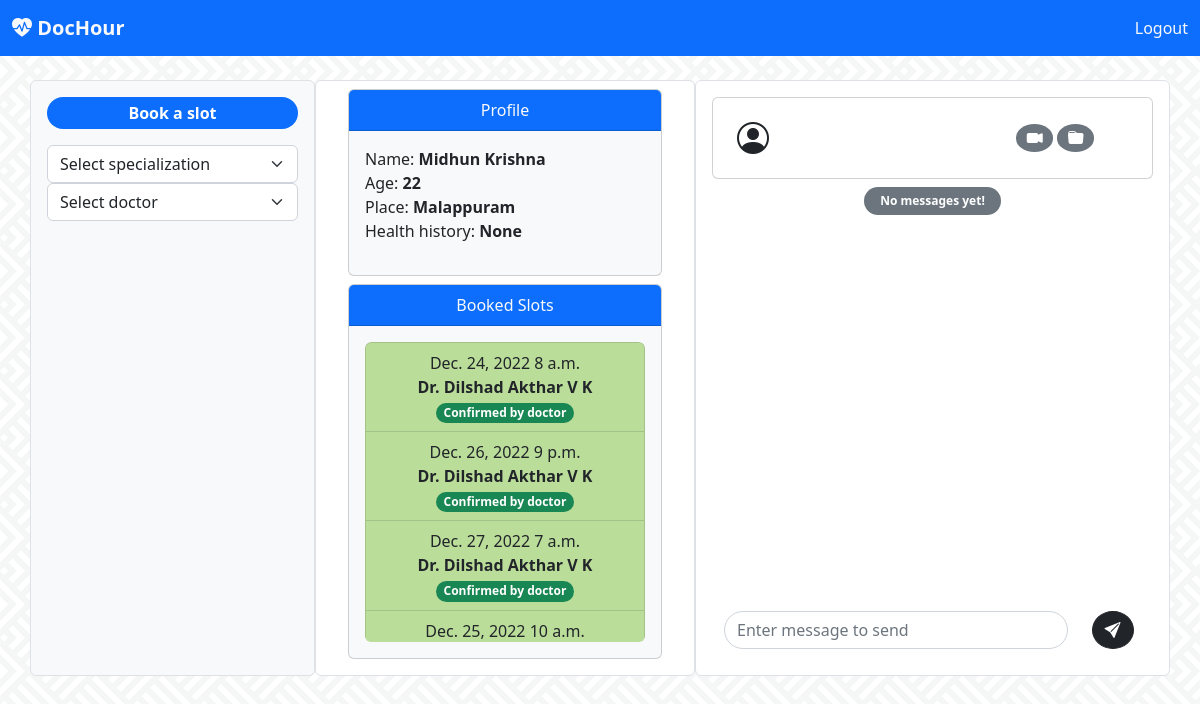
Before: /client/client_home/ (signed in) with the older database file.
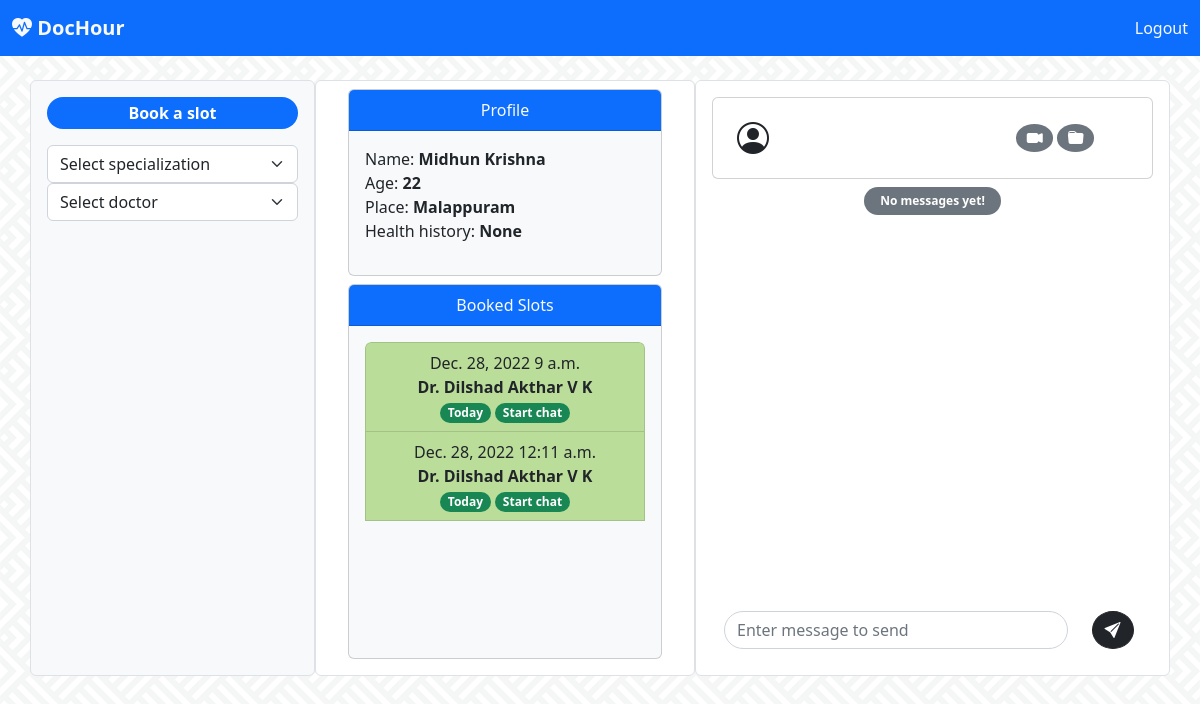
After: the same page with the newer database file.
### client/models.py (models this page shows, shortened)
class Client(models.Model):
    user = models.OneToOneField(User, on_delete=models.CASCADE)
    place = models.CharField(max_length=100)
    age = models.IntegerField()
    health_history = models.CharField(max_length=250)

### doctor/models.py (models this page shows, shortened)
class Schedule(models.Model):
    doc = models.ForeignKey(Doctor, on_delete=models.CASCADE)
    date = models.DateField()
    start_time = models.TimeField()
    taken = models.ForeignKey(Client, related_name='taken', on_delete=models.CASCADE, null=True, blank=True)
    confirmed = models.BooleanField(default=False)
    cancelled = models.ForeignKey(Client, related_name='cancelled', on_delete=models.CASCADE, null=True, blank=True)

class Doctor(models.Model):
    user = models.OneToOneField(User, on_delete=models.CASCADE)
    hospital = models.CharField(max_length=120)
    location = models.CharField(max_length=100)
    specialization = models.ForeignKey(Specialization, on_delete=models.CASCADE)

### client/views.py (the view)
# urls.py: url(r'client_home/', views.client_home, name='client_home'),
def client_home(request):
    client = Client.objects.get(user=request.user)
    today = Schedule.objects.filter(taken=client, date = dt.today())
    booked = Schedule.objects.filter(taken=client)
    cancelled = Schedule.objects.filter(cancelled=client)
    spec = Specialization.objects.all()
    return render(request,'client/client-home.html', context={'client': client, 'booked':booked,'cancelled':cancelled, 'spec':spec, 'today': today})

### templates/client/client-home.html (shortened to what this page needs)
<!doctype html>
<html lang="en">
  <head>
    <link rel="stylesheet" href="https://cdn.jsdelivr.net/npm/bootstrap-icons@1.10.2/font/bootstrap-icons.css">
    <link href="https://cdn.jsdelivr.net/npm/bootstrap@5.2.3/dist/css/bootstrap.min.css" rel="stylesheet">
  </head>
  <body style="background-image: url('../../../static/images/bg.webp');background-repeat: repeat; background-position: center; ">
    <nav class="navbar navbar-expand-lg fixed-top bg-primary">
        <div class="container-fluid">
          <div class="collapse navbar-collapse" id="navbarTogglerDemo01">
            <a class="navbar-brand" href="#"><b class="bi bi-heart-pulse-fill text-light">
                DocHour</b></a>
            <div>
                    <a class="nav-link active text-light" aria-current="page" href="{% url 'doctor:user_logout' %}">Logout</a>
            </div>
          </div>
        </div>
      </nav>
      <nav class="navbar bg-light">
        <div class="container-fluid">
          <a class="navbar-brand" href="#">
            <b class="bi bi-heart-pulse-fill text-danger">
            DocHour</b>
          </a>
        </div>
      </nav>
      <br>
      <div class="container">
      <div class="row">
        <div class="col-sm-3 mx-auto p-3 border bg-light rounded">
          <p class="bg-primary rounded-pill text-white text-center p-1"><b>Book a slot</b></p>
          <form action="{% url 'client:client_home_spec' %}" method="post">
          <select class="form-select" aria-label="Default select example" onchange="this.form.submit()" name="spec">
            <option selected>{% if spec_sel %}{{spec_sel}}{% else %} Select specialization {% endif %}</option>
          </select>
        </form>
        <form action="{% url 'client:client_home_doc' %}" method="post">
          <select class="form-select" aria-label="Default select example"  onchange="this.form.submit()" name="doc">
            <option selected>{% if doctor %}{{doctor.user.first_name}} {{doctor.user.last_name}}{% else %} Select doctor {% endif %}</option>
          </select>
        </form>
        <br>
        <ul class="list-group text-start"  style="overflow-y: auto; height:400px">
          <br>
        </ul>
        </div>
        <div class="col-sm-4 mx-auto px-4 py-2 text-center rounded border bg-white" >
          <div class="card mx-2 bg-light">
            <div class="card-header bg-primary text-light">
              Profile
            </div>
          <p class="text-start p-3">
          Name: <b>{{client.user.first_name}} {{client.user.last_name}}</b><br>
          Age: <b> {{client.age}} </b><br>
          Place: <b>{{client.place}} </b><br>
          Health history: <b>{{client.health_history}}</b></p>
          </div>
          <div class="card m-2 bg-light">
            <div class="card-header bg-primary text-light">Booked Slots</div>
              <div class="card-body">
                <ul class="list-group text-start"  style="overflow-y: auto; height:300px">
                  {% for slot in booked %}
                  {% if slot.confirmed %}<li class="list-group-item text-center" style="background-color: rgb(187, 221, 154);">{{slot.date}} {{slot.start_time}} <br> <b>Dr. {{slot.doc.user.first_name}} {{slot.doc.user.last_name}}</b> <br>
                    {% if slot in today%}<span class="badge rounded-pill bg-success">  Today </span>
                    <a href="{% url 'client:client_home_chat' slot.id %}"><span class="badge rounded-pill bg-success">  Start chat </span></a>
                    {% else %}
                    <span class="badge rounded-pill bg-success"> Confirmed by doctor </span>{% endif %}</li>
                  {% else %}<li class="list-group-item text-center"  style="background-color: rgb(228, 233, 182);">{{slot.date}} {{slot.start_time}} <br> <b> Dr. {{slot.doc.user.first_name}} {{slot.doc.user.last_name}}</b> <br> <span class="badge rounded-pill bg-warning text-dark">waiting for confirmation</span></li>
                  {% endif %}
                  {% endfor %}
                  <br>
                </ul>
              </div>
            </div>
      </div>
        <div class="col-sm-5 mx-auto p-3 border bg-white rounded">
            <div class="card mb-2">
                <div class="row  p-3">
                <div class="col-sm-2 text-center my-auto">
                    <i class="bi bi-person-circle fs-2"></i>
                </div>
                <div class="col-sm-9 my-auto">
                  <div class="row">
                    <div class="col-8">
                    </div>
                    <div class="col-4 my-auto">
                      <span class="badge text-bg-secondary rounded-circle fs-6"> <i class="bi bi-camera-video-fill"></i></span>
                      <span class="badge text-bg-secondary rounded-circle fs-6"> <i class="bi bi-folder-fill"></i> </span>
                    </div>
                  </div>
                </div>
                </div>
            </div>
        <div class="px-3" style="overflow-y: auto; height:400px" id="msgbox">
          {% for m in msgs %}
          {% if doctor == 0 %}
          <p class="text-center"><span class="badge bg-secondary p-2 rounded-pill mt-4">{{msgs.0}}</span></p>
          {% else %}
          {% if not m.sender.is_staff %}
          <div class="dropdown text-end">
            <small><small><small>{{m.datetime}}</small></small></small><br>
            <button class="dropdown-toggle bg-dark text-light badge rounded-pill" type="button" data-bs-toggle="dropdown" aria-expanded="false">
              {{m.message}}
            </button>
            <ul class="dropdown-menu text-center text-dark">
              <form action="{% url 'client:delete_msgs' %}" method="post">
                {% csrf_token %}
              <input type="hidden" name="msg" value="{{m.id}}">
              <input type="hidden" name="slot" value="{{slot.id}}">
              <button type="submit" class="btn">Delete message</button>
            </form>
            </ul>
          </div>
            {% else %}
            <div class=""><small><small><small>{{m.datetime}}</small></small></small><br><span class="badge text-bg-secondary  rounded-pill px-3 py-2">{{m.message}}</span></div>
            {% endif %}
            {% endif %}
          {% empty %}
          <p class="text-center"><span class="badge rounded-pill text-bg-secondary px-3 py-2">{% if client %} No messages yet! {% else %} Select a client to start chat. {% endif %}</span></p>
          {% endfor %}
        </div>
        <div class="row mt-4 mx-auto">
          {% if doctor != 0 %}
          <div class="col-10">
            <form action="{% url 'client:client_home_send' %}" method="post">
              <input class="form-control rounded-pill" name="message" type="text" placeholder="Enter message to send" aria-label="Enter message to send" onformchange="this.form.submit(); " autofocus>
          </div>
          <div class="col-2">
              <button type="submit" class="rounded-circle btn btn-dark mr-0"><i class="bi bi-send-fill"></i></button>
          </div>
        {% endif %}
        </div>
        </div>
      </div>
      </div>
  </body>
</html>

Changed rows visible on the page:
removed Schedule: date "Dec. 24, 2022", start_time "8 a.m.", doc.user.first_name "Dilshad", doc.user.last_name "Akthar V K", shows "Confirmed by doctor"
removed Schedule: date "Dec. 26, 2022", start_time "9 p.m.", doc.user.first_name "Dilshad", doc.user.last_name "Akthar V K", shows "Confirmed by doctor"
removed Schedule: date "Dec. 27, 2022", start_time "7 a.m.", doc.user.first_name "Dilshad", doc.user.last_name "Akthar V K", shows "Confirmed by doctor"
removed Schedule: date "Dec. 25, 2022", start_time "10 a.m."
now on this page (row edited): Schedule: date "Dec. 28, 2022", start_time "9 a.m.", doc.user.first_name "Dilshad", doc.user.last_name "Akthar V K", shows "Today"
added Schedule: date "Dec. 28, 2022", start_time "12:11 a.m.", doc.user.first_name "Dilshad", doc.user.last_name "Akthar V K", shows "Today"
